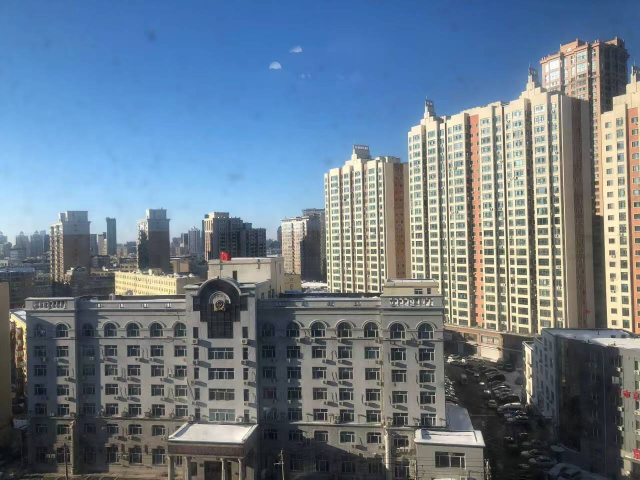
#> input picture 选修课程/计算机视觉/HITCV_EXP/exp2/right.jpg, 1280 x 959 px (shown at 1/2 size)
$ python stitch.py
#> lines starting #> are read from the running program, lines starting #| are printed output that depends on the picture
#> further down, image_right is the input picture: shape (959, 1280, 3); mean B, G, R 138.2, 123, 106.6
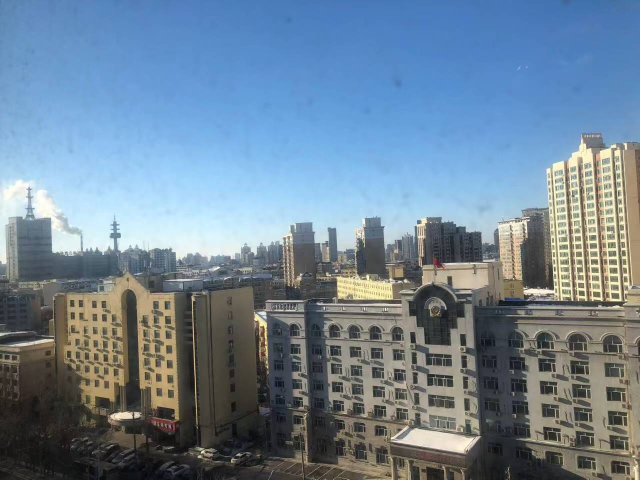
#> input picture 选修课程/计算机视觉/HITCV_EXP/exp2/left.jpg, 1280 x 959 px (shown at 1/2 size)
#> further down, image_left is the input picture: shape (959, 1280, 3); mean B, G, R 149.6, 131.8, 111.2
import sys
import cv2
import numpy as np

def compute_homography(src_pts, dst_pts):

    """ 请在此处开始编写你的代码：

    计算单应矩阵 H。

    :param src_pts: 源点坐标
    :param dst_pts: 目标点坐标
    :return: 单应矩阵 H

   将源点坐标(src_pts)变换到目标点坐标(dst_pts)：

    1. 根据输入的源点坐标和目标点坐标,构建一个线性方程组。每对对应的源点和目标点可以提供两个方程。

       其中(x, y)是源点坐标,(u, v)是目标点坐标,h11到h33是单应矩阵H的9个元素。

    2. 将所有点对产生的方程系数存储在矩阵A中。A的每一行对应一个方程的系数。

    3. 使用奇异值分解(SVD)求解方程组Ah=0的解,其中h是单应矩阵H的9个元素组成的列向量。SVD分解得到的矩阵V的最后一列对应最小奇异值,即为方程组的解。

    4. 将解向量重塑为3x3矩阵,并将其除以H[3,3]进行归一化处理,得到最终的单应矩阵H。

    总的来说,通过构建线性方程组并使用SVD求解,得到了将源点变换到目标点的单应矩阵H。单应矩阵H可用于对图像进行变换,实现图像配准、拼接等操作。

    """
    num_points = src_pts.shape[0]
    A = np.zeros((2 * num_points, 9)) # 初始化线性方程组矩阵

    for i in range(num_points):
        x, y = src_pts[i]
        u, v = dst_pts[i]
        A[2 * i] = [-x, -y, -1, 0, 0, 0, u * x, u * y, u] # 对应于 x 的变换方程
        A[2 * i + 1] = [0, 0, 0, -x, -y, -1, v * x, v * y, v] # 对应于 y 的变换方程

    _, _, Vt = np.linalg.svd(A)
    H = Vt[-1].reshape(3, 3) # 取最小奇异值对应的奇异向量，重塑为3x3矩阵
    H = H / H[2, 2]

    return H

def ransac_homography(src_pts, dst_pts, threshold=5.0, max_iter=2000, confidence=0.99):

    """ 请在此处开始编写你的代码：

    使用RANSAC估计单应矩阵。

    :param src_pts: 源点坐标
    :param dst_pts: 目标点坐标
    :param threshold: 内点距离阈值
    :param max_iter: 最大迭代次数
    :param confidence: 置信度
    :return: 最佳单应矩阵 H 和内点掩码

    这个代码模块使用RANSAC算法估计单应矩阵,其思路如下:

    1. RANSAC算法通过反复随机抽样和估计模型参数,从包含异常值的数据中求解最优模型。

    2. 在每次迭代中,随机选择4对源点和目标点,用这4对点计算出一个单应矩阵H。

    3. 使用计算出的单应矩阵H将所有源点变换到目标点的坐标系,并计算变换后的源点与实际目标点之间的距离(残差)。

    4. 根据残差和给定的阈值,判断每个点是否为内点(即符合当前估计的单应矩阵的点)。同时更新最佳单应矩阵和对应的内点数量。

    5. 重复步骤2-4,直到达到最大迭代次数或者内点数量占总点数的比例超过给定的置信度。最终返回最佳单应矩阵和内点掩码。

    通过RANSAC算法,可以在存在噪声和异常值的情况下,鲁棒地估计出最优的单应矩阵,用于图像配准和拼接任务。

    """
    num_pts = src_pts.shape[0]
    best_inliers = None
    best_H = None
    iteration = 0
    best_inlier_count = 0

    while iteration < max_iter:
        indices = np.random.choice(num_pts, 4, replace=False)
        src_sample = src_pts[indices]
        dst_sample = dst_pts[indices]

        H_candidate = compute_homography(src_sample, dst_sample)

        src_homog = np.column_stack((src_pts, np.ones(num_pts))) #  将 src_pts 的 x,y 坐标和一个全1的列向量堆叠起来
        dst_homog_pred = np.dot(H_candidate, src_homog.T).T
        dst_homog_pred /= dst_homog_pred[:, 2][:, np.newaxis]  # 将变换后的齐次坐标 𝑥′,𝑦′,𝑤′ 归一化，使得每个点的第三个坐标为1

        # 计算变换后的点与实际目标点之间的欧几里得距离
        errors = np.sqrt((dst_homog_pred[:, 0] - dst_pts[:, 0]) ** 2 + (dst_homog_pred[:, 1] - dst_pts[:, 1]) ** 2)
        inliers = errors < threshold
        inlier_count = np.sum(inliers)

        if inlier_count > best_inlier_count:
            best_inliers = inliers
            best_H = H_candidate
            best_inlier_count = inlier_count

            # Update the number of iterations needed for a given confidence level
            inlier_ratio = best_inlier_count / num_pts  # 内点比例
            n_estimated = np.log(1 - confidence) / np.log(1 - inlier_ratio ** 4)
            max_iter = min(max_iter, int(n_estimated))

        iteration += 1

    if best_H is not None:
        return best_H, best_inliers.astype(int)
    else:
        return None, None

def Panorama_stitching(image_right, image_left, downscale_factor=2):
    """
    全景拼接函数。

    :param image_right: 右侧图像
    :param image_left: 左侧图像
    :param downscale_factor: 下采样因子
    :return: 拼接后的全景图像

    """
#> called with downscale_factor = 2
    # 对图像进行下采样，以期减少计算量
    image_right_downscaled = cv2.resize(image_right, None, fx=1/downscale_factor, fy=1/downscale_factor)
    image_left_downscaled = cv2.resize(image_left, None, fx=1/downscale_factor, fy=1/downscale_factor)
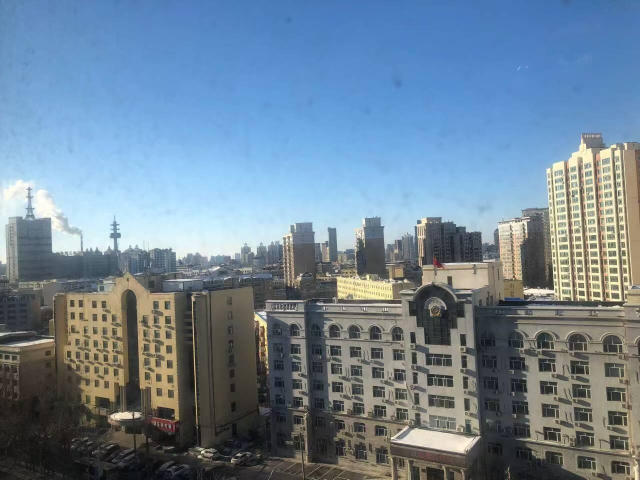
#> image_left_downscaled: shape (480, 640, 3); mean B, G, R 149.6, 131.8, 111.3

    # 转换为灰度图像
    gray_right = cv2.cvtColor(image_right_downscaled, cv2.COLOR_BGR2GRAY)
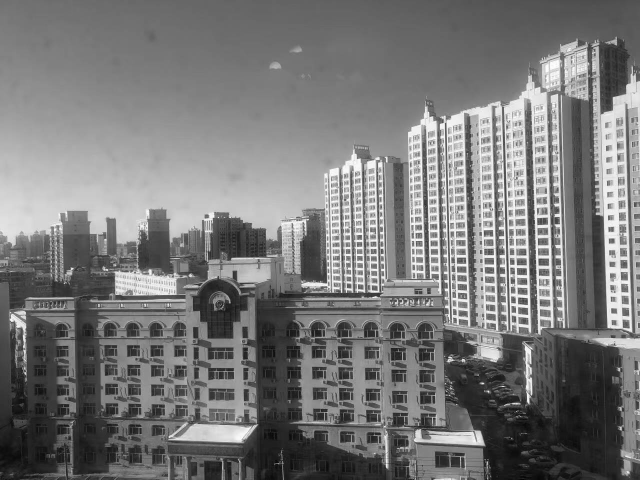
#> gray_right: shape (480, 640); min 3, max 254, mean 119.9
    gray_left = cv2.cvtColor(image_left_downscaled, cv2.COLOR_BGR2GRAY)
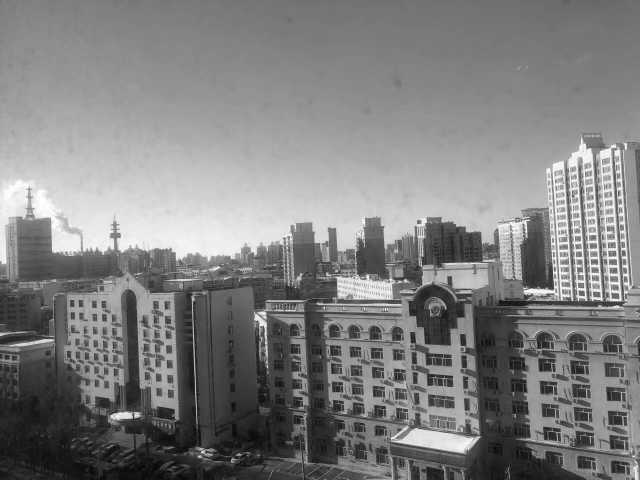
#> gray_left: shape (480, 640); min 6, max 255, mean 127.7

    # 使用SIFT特征检测器
    sift = cv2.SIFT_create()
    keypoints_right, descriptors_right = sift.detectAndCompute(gray_right, None)  #接受一个灰度图像和一个掩码
#> keypoints_right = 3440 keypoints; strongest (x, y, size): (612, 241, 3.7), (611, 229, 3.7), (614, 311, 3.8), (239, 434, 12.8)
    keypoints_left, descriptors_left = sift.detectAndCompute(gray_left, None)
#> keypoints_left = 2442 keypoints; strongest (x, y, size): (137, 415, 3.8), (127, 415, 6), (405, 281, 2.4), (462, 445, 13.4)
    # 每个关键点都是一个带有许多属性的对象（如位置、尺度、方向等）
    # 一个数组，每行对应一个关键点的描述符

    # 使用暴力匹配器进行特征匹配
    bf = cv2.BFMatcher()
    matches = bf.knnMatch(descriptors_right, descriptors_left, k=2)
#> matches = 3440 matches

    # 通过Lowe's ratio test筛选出好的匹配点
    good_matches = []
    for m, n in matches:
        if m.distance < 0.7 * n.distance:
            good_matches.append(m)
#> after the loop, good_matches = 699 matches

    if len(good_matches) > 10:
        src_pts = np.float32([keypoints_right[m.queryIdx].pt for m in good_matches]) * downscale_factor
#> src_pts = 699 pairs, first value 19.23 to 1225.7, second value 255.2 to 941.8
        dst_pts = np.float32([keypoints_left[m.trainIdx].pt for m in good_matches]) * downscale_factor
#> dst_pts = 699 pairs, first value 73.33 to 1266.1, second value 289.7 to 945.3

        # 使用RANSAC计算单应矩阵
        H, mask = ransac_homography(src_pts, dst_pts)
#> the loop in ransac_homography, `while iteration < max_iter:` made 8 passes
#> (inlier_count, best_inlier_count, inlier_ratio, n_estimated, max_iter) on passes 1, 3, 8: (7, 7, 0.01, 457891124.7, 2000), (94, 94, 0.134, 14079, 2000), (559, 559, 0.8, 8.76, 8)
#> inlier_count on passes 2, 4, 5, 7: 5, 8, 4, 5
#> after the loop in ransac_homography, `while iteration < max_iter:`: best_inlier_count = 559; inlier_ratio = 0.8; iteration = 8; n_estimated = 8.76
#> H = [[0.597, 0.0433, 461], [-0.18, 0.877, 79.1], [-0.000327, 6.43e-06, 1]]; mask = 699 values, max 1 at index 1, min 0 at index 0, mean 0.8
        matches_mask = np.array(mask, dtype=int).tolist()  # 转换为Int类型列表
#> matches_mask has the same summary as mask

        # 图像变形——透视变换
        h_right, w_right = image_right.shape[:2]
#> h_right = 959; w_right = 1280
        h_left, w_left = image_left.shape[:2]
#> h_left = 959; w_left = 1280
        panorama = cv2.warpPerspective(image_right, H, (w_right + w_left, max(h_right, h_left)))
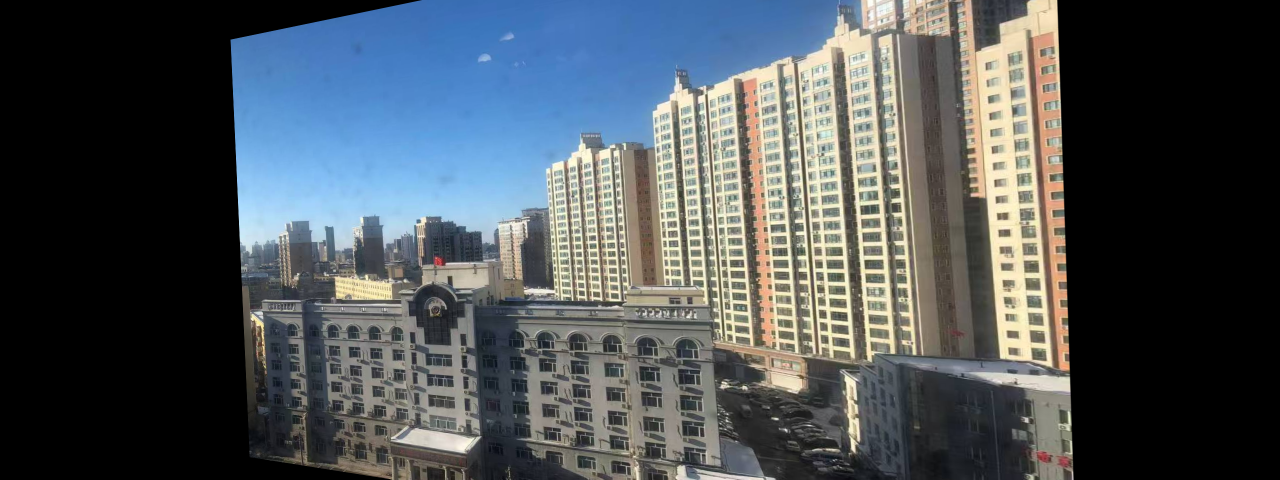
#> panorama: shape (959, 2560, 3) (shown at 1/2 size); mean B, G, R 86.9, 82.7, 76.2
        panorama[0:h_left, 0:w_left] = image_left
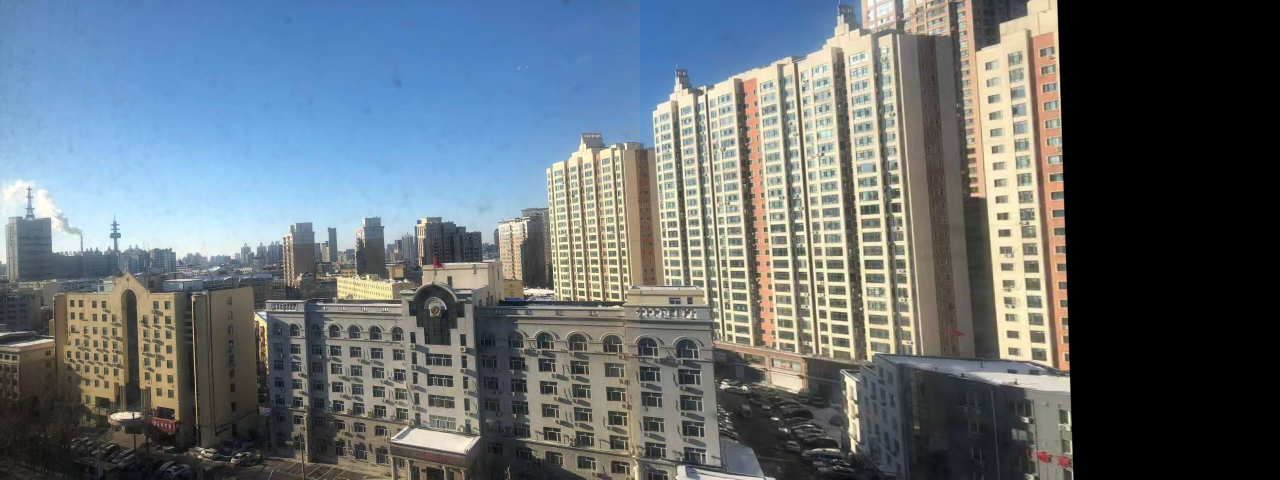
#> panorama: shape (959, 2560, 3) (shown at 1/2 size); mean B, G, R 116.1, 110.2, 100.6

        # 显示单应矩阵
        print("Homography matrix:")
        print(H)
#| [[ 5.96645157e-01  4.32740627e-02  4.61031010e+02]
#|  [-1.80145035e-01  8.76832426e-01  7.90997804e+01]
#|  [-3.26989815e-04  6.43350929e-06  1.00000000e+00]]

        # 显示匹配点比例
        print(f"Matches ratio: {len(good_matches) / len(matches):.2f}")
#| Matches ratio: 0.20

        # 显示匹配点
        draw_params = dict(matchColor=(0, 255, 0),  # 在匹配的关键点间画绿线
                           singlePointColor=None,
                           matchesMask=matches_mask,  # 只画内点
                           flags=2)
#> draw_params = 4 items
        img_matches = cv2.drawMatches(image_right_downscaled, keypoints_right, image_left_downscaled, keypoints_left, good_matches, None, **draw_params)
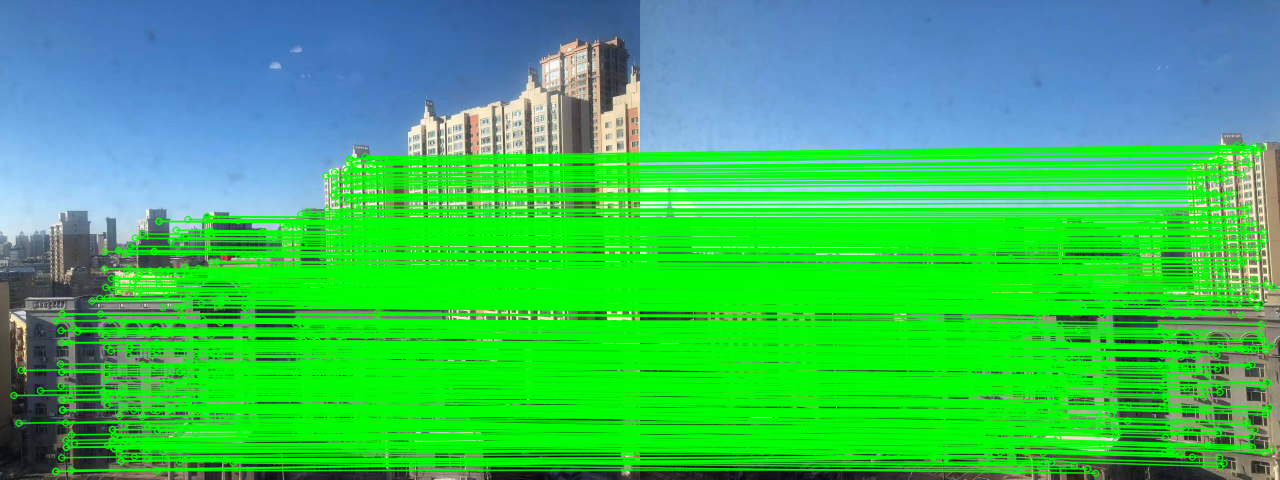
#> img_matches: shape (480, 1280, 3); mean B, G, R 92.8, 187.9, 57.7

        # cv2.imshow("Matches", img_matches)
        cv2.imwrite('./output/teachermatches.jpg', img_matches)

        return panorama

    else:
        print("Not enough matches are found - {}/{}".format(len(good_matches), 10))
        return None

# 主程序
if (__name__ == "__main__"):
    # 读取左右图像
    image_right = cv2.imread('./right.jpg')
    image_left = cv2.imread('./left.jpg')

    # 调用全景拼接函数，得到全景图像
    panorama = Panorama_stitching(image_right, image_left)

    # 判断全景图像是否为空，如果不为空则显示并保存全景图像
    if panorama is not None:
        # 显示全景图像
        # cv2.imshow('Panorama', panorama)
        cv2.imwrite('./output/teacherphoto.jpg', panorama)  # 保存全景图像
        # cv2.waitKey(0)
    else:
        print("Panorama stitching failed.")

    # cv2.destroyAllWindows()
    sys.exit(0)
#> (the program exits here)
